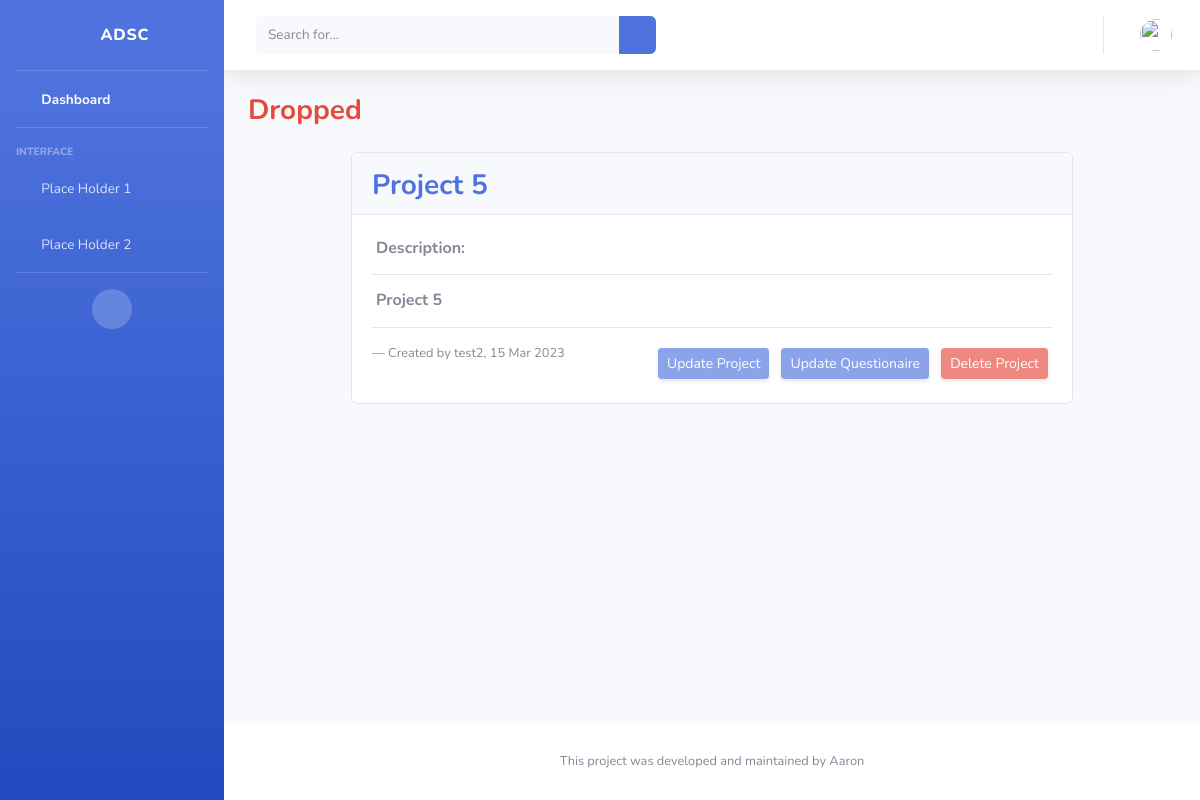
/project/12/, run on the app's committed database.
### webapp/models.py (models this page shows, shortened)
class Project(models.Model):
    title = models.CharField(max_length=100)
    description = models.TextField(null=True)
    date_posted = models.DateTimeField(default=timezone.now)
    user = models.ForeignKey(User, on_delete=models.CASCADE)
    TYPE_PROJECT_PENDING = 'PD'
    TYPE_PROJECT_COMPLETED = 'CP'
    TYPE_PROJECT_IN_PROGRESS = 'IP'
    TYPE_PROJECT_DROPPED = 'DP'
    PROJECT_STATUS_CHOICES = [
        (TYPE_PROJECT_PENDING, 'Pending'),
        (TYPE_PROJECT_COMPLETED, 'Completed'),
        (TYPE_PROJECT_IN_PROGRESS, 'In Progress'),
        (TYPE_PROJECT_DROPPED, 'Dropped'),
    ]
    project_status = models.CharField(
        max_length=2,
        choices=PROJECT_STATUS_CHOICES,
        default=TYPE_PROJECT_PENDING,
    )

### webapp/views/project.py (the view)
# urls.py: path('project/<pk>/', ProjectDetailView.as_view(), name='detail-project'),
class ProjectDetailView(DetailView):
    model = Project
    template_name = "project/project_detail.html"

### templates/project/project_detail.html (shortened to what this page needs)
{% extends "core/base.html" %}
{% block content %}
    {% load static %}
    <body id="page-top">
    <div id="wrapper">
        {% include 'core/sidebar.html' %}
        <div id="content-wrapper" class="d-flex flex-column">
            <div id="content">
                {% include 'core/topbar.html' %}
                <div class="container-fluid">
                    <div class="d-sm-flex align-items-center justify-content-between mb-4">
                        <h1 class="h3 mb-0 font-weight-bolder{% if project.project_status == project.TYPE_PROJECT_PENDING %}
                                text-primary
                            {% elif project.project_status == project.TYPE_PROJECT_COMPLETED %}
                                text-success
                            {% elif project.project_status == project.TYPE_PROJECT_IN_PROGRESS %}
                                text-info
                            {% else %}
                                text-danger
                            {% endif %}">{{ project.get_project_status_display }}</h1>
                    </div>
                    <div class="row">
                        <div class="col d-flex justify-content-center">
                            <div class="card mb-4">
                                <div class="card-header py-3">
                                    <h3 class="mb-n1 font-weight-bold text-primary">{{ project.title }}</h3>
                                </div>
                                <div class="card-body" style="width: 45rem;">
                                    <h6 class="m-1 font-weight-bold text-secondary">Description:</h6>
                                    <hr>
                                    <h6 class="m-1 font-weight-bold text-secondary">{{ project.description }}</h6>
                                    <hr>
                                    <div style="float: right;">
                                        <a class="m-1 d-none d-sm-inline-block btn btn-sm btn-primary shadow-sm
                                            {% if user.id != project.user.id %} disabled {% endif %}"
                                           href="{% url 'update-project' object.id %}">Update Project</a>
                                        <a class="m-1 d-none d-sm-inline-block btn btn-sm btn-primary shadow-sm
                                            {% if user.id != project.user.id %} disabled {% endif %}"
                                           href="{% url 'show-questionaire' project.id %}">Update Questionaire</a>
                                        <a class="m-1 d-none d-sm-inline-block btn btn-sm btn-danger shadow-sm
                                            {% if user.id != project.user.id %} disabled {% endif %}"
                                           href="{% url 'delete-project' object.id %}">Delete Project</a>
                                    </div>
                                    <figcaption class="blockquote-footer">Created by {{ project.user }}, {{ project.date_posted|date:"d M Y" }}</figcaption>
                                </div>
                            </div>
                        </div>
                    </div>
                </div>
            </div>
{% endblock content %}

### data on the page
Project: project_status "Dropped", title "Project 5", description "Project 5", user "test2", date_posted "15 Mar 2023"
